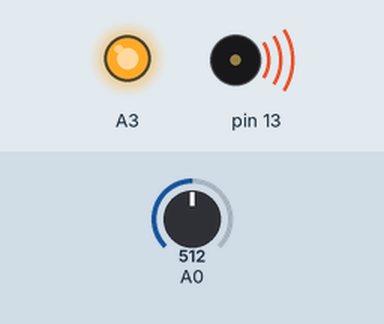
Simulated run of this sketch. Board: Arduino Uno, built with avr-gcc and run on an emulated ATmega328P. Shown: output pins drawn as LEDs (lit = HIGH), buzzer (waves = sounding). The test bench sets the inputs (shaded band); at power-on: A0 = 512. Pins used as bus, display or sensor lines are not drawn.

Above: at 2.8 s.
2.9 s: A0 set to 491
At 5.6 s:
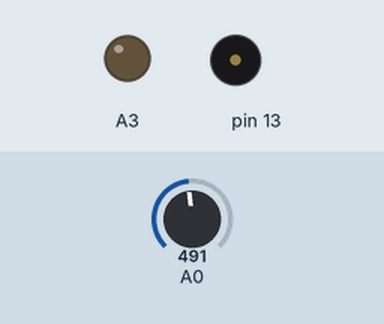
7.1 s: A0 set to 514
At 8.3 s:
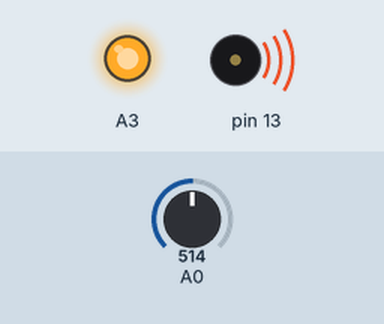
9.5 s: A0 set to 400
At 11.0 s:
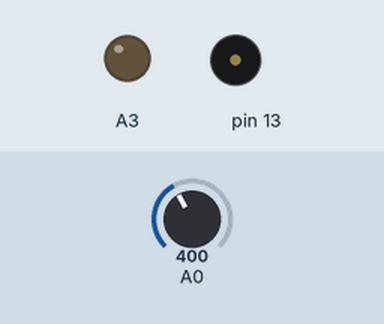
11.5 s: A0 set to 429
At 12.25 s:
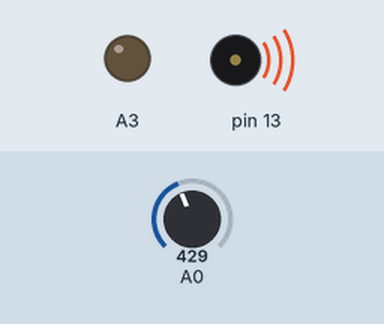
Timing chart, 0 to 16.7 s (numbered marks = the images above; inputs shaded):
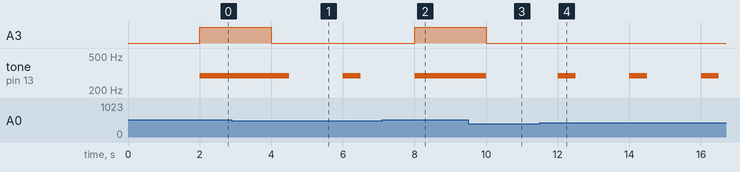

The sketch:

detector_de_fuma_a.ino
```cpp
// C++ code
//
void setup()
{
  pinMode(A1, OUTPUT);
  pinMode(A2, OUTPUT);
  pinMode(A3, OUTPUT);
  pinMode(13, OUTPUT);
  pinMode(A0, INPUT);
}

void loop()
{
  delay(2000); // Wait for 2000 millisecond(s)
  digitalWrite(A1, HIGH);
  digitalWrite(A2, LOW);
  digitalWrite(A3, LOW);
  noTone(13);
  if (analogRead(A0) > 410) {
    digitalWrite(A1, LOW);
    digitalWrite(A2, HIGH);
    digitalWrite(A3, LOW);
    tone(13, 294, 500); // play tone 50 (D4 = 294 Hz)
  }
  if (analogRead(A0) > 501) {
    digitalWrite(A1, LOW);
    digitalWrite(A2, LOW);
    digitalWrite(A3, HIGH);
    tone(13, 294, 3000); // play tone 50 (D4 = 294 Hz)
  }
}
```

Measured:
- the behaviour switches between 501 and 502 on A0 (found by bisection; images 1 and 2)
- the behaviour switches between 410 and 411 on A0 (found by bisection; images 3 and 4)
- after the input at 2.9 s, A3: HIGH → LOW after 1.1 s; tone on pin 13: 294 Hz → silent after 1.6 s, → 294 Hz 1.5 s later, → silent 0.50 s later
- after the input at 7.1 s, A3: LOW → HIGH after 0.90 s; tone on pin 13: goes on until 8.0 s, then stays 294 Hz
- after the input at 9.5 s, A3: HIGH → LOW after 0.50 s; tone on pin 13: 294 Hz → silent after 0.50 s
- after the input at 11.5 s, tone on pin 13: alternates 294 Hz for 0.50 s and silent for 1.5 s, starting after 0.50 s
